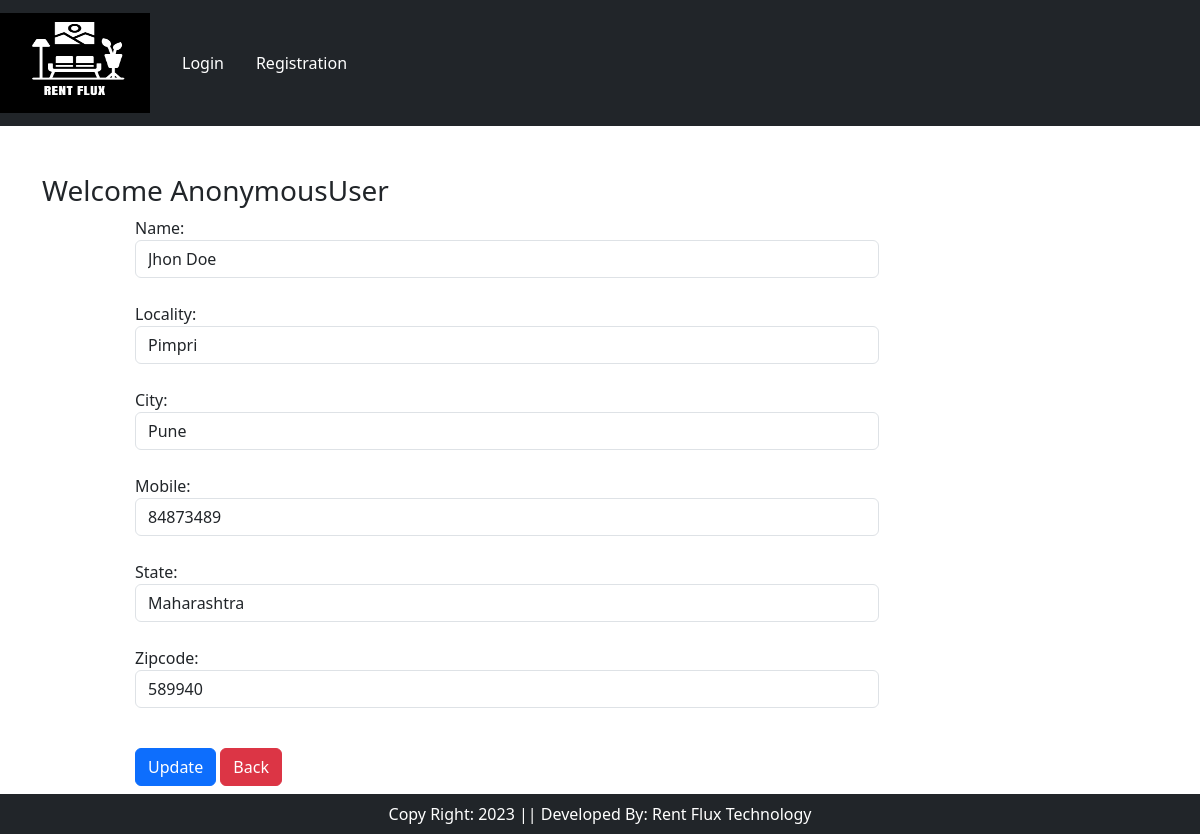
Screenshot of /updateAddress/1 with the database file from the repository.
### app/models.py (models this page shows, shortened)
class Customer(models.Model):
    user = models.ForeignKey(User,on_delete=models.CASCADE)
    name = models.CharField(max_length=200)
    locality = models.CharField(max_length=200)
    city = models.CharField(max_length=50)
    mobile = models.IntegerField(default=0)
    zipcode = models.IntegerField()
    state = models.CharField(choices=STATE_CHOICES, max_length=100)

### app/views.py (the view, shortened to what this page needs)
# urls.py: path("updateAddress/<int:pk>", views.updateAddress.as_view(), name = 'updateAddress'),
class updateAddress(View):
    def get(self,request,pk):
        add = Customer.objects.get(pk=pk)
        form = CustomerProfileForm(instance=add)
        return render(request, 'app/updateAddress.html',locals())

### app/forms.py
class CustomerProfileForm(forms.ModelForm):
    class Meta:
        model = Customer
        fields = ['name','locality','city','mobile','state','zipcode']
        widgets ={
            'name':forms.TextInput(attrs={'class':'form-control'}),
            'locality':forms.TextInput(attrs={'class':'form-control'}),
            'city':forms.TextInput(attrs={'class':'form-control'}),
            'mobile':forms.NumberInput(attrs={'class':'form-control'}),
            'state':forms.Select(attrs={'class':'form-control'}),
            'zipcode':forms.NumberInput(attrs={'class':'form-control'}),
        }

### app/templates/app/updateAddress.html (shortened to what this page needs)
{% extends 'app/base.html' %}
{% load static %}
{% block main-content %}
<div class="container my-5">
    <div class="row">
    <h3>Welcome <span class="text-capitalize">{{request.user}}</span> </h3>
</div>
<div class="col-sm-8 offset-sm-1">
    <form action="" method="post">
        {% for fm in form %}
            {{fm.label_tag}} {{fm}} <small class="text-danger">{{fm.errors|striptags}}</small> <br>
        {% endfor %}
        <div class="col-12 mt-3">
            <button type="submit" class="btn btn-primary">Update</button>
            <a href="{% url 'address' %}" type="button" class="btn btn-danger">Back</a>
        </div>
    </form>
</div>
</div>
{% endblock main-content %}

### rows the page displays
Customer: form "Jhon Doe" "Pimpri" "Pune" "84873489" "Maharashtra" "589940"

### other values shown
{{ request.user }} "AnonymousUser"
{{ fm.label_tag }} "Name:" "Locality:" "City:" "Mobile:" "State:" "Zipcode:"
